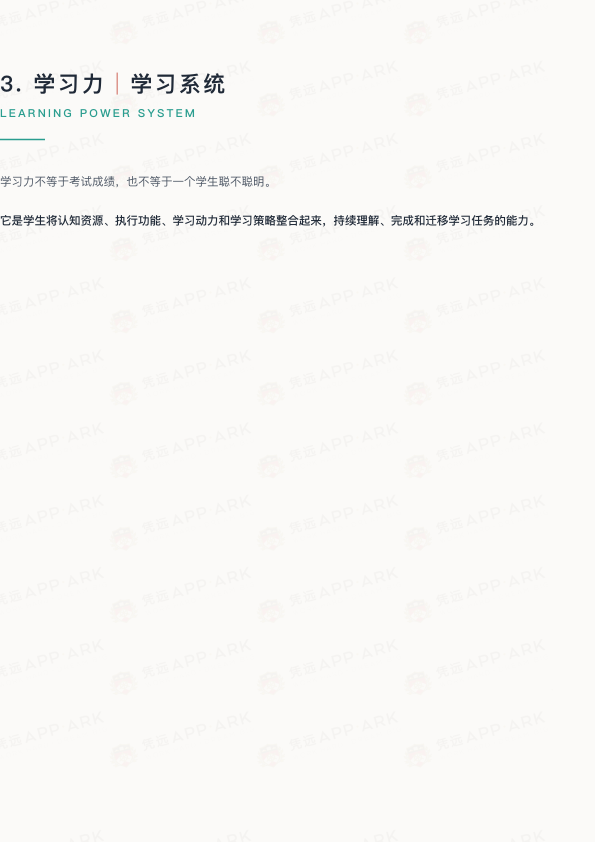
#> input picture tmp_pages/page_11.png, 1190 x 1683 px, found by its file name (shown at 1/2 size)
$ python test_extract_mindset.py
#> lines starting #> are read from the running program, lines starting #| are printed output that depends on the picture; after the words box and inside, x2 and y2 are one past the last pixel; in counts of white or black regions, pixels touching at a corner belong together
### gauge_processor.py
import cv2
import numpy as np
import math


class GaugeOCR:
    def __init__(self):
        self.center = None
        self.radius = None
        self.pointer_angle = None
        self.score = None

    def detect_circle(self, img):
        gray = cv2.cvtColor(img, cv2.COLOR_BGR2GRAY)
        blurred = cv2.GaussianBlur(gray, (5, 5), 0)
        _, binary = cv2.threshold(blurred, 0, 255, cv2.THRESH_BINARY_INV + cv2.THRESH_OTSU)

        contours, _ = cv2.findContours(binary, cv2.RETR_EXTERNAL, cv2.CHAIN_APPROX_SIMPLE)
        contours = sorted(contours, key=cv2.contourArea, reverse=True)

        if len(contours) < 2:
            self.center = (img.shape[1] // 2, img.shape[0] // 2)
            self.radius = min(img.shape[1], img.shape[0]) // 4
            return True

        gauge_contour = contours[0]
        ellipse = cv2.fitEllipse(gauge_contour)
        (cx, cy), (major_axis, minor_axis), angle = ellipse

        self.center = (int(cx), int(cy))
        self.radius = int(max(major_axis, minor_axis) / 2 * 0.85)

        print(f'  [调试] 检测到的仪表盘圆心: ({cx:.1f}, {cy:.1f}), 半径: {self.radius}')

        return True

    def extract_pointer(self, img):
        gray = cv2.cvtColor(img, cv2.COLOR_BGR2GRAY)
        blurred = cv2.GaussianBlur(gray, (5, 5), 0)
        _, binary = cv2.threshold(blurred, 0, 255, cv2.THRESH_BINARY_INV + cv2.THRESH_OTSU)

        contours, _ = cv2.findContours(binary, cv2.RETR_EXTERNAL, cv2.CHAIN_APPROX_SIMPLE)
        contours = sorted(contours, key=cv2.contourArea, reverse=True)

        pointer_contour = None
        min_area = self.radius * self.radius * 0.005
        max_area = self.radius * self.radius * 0.05

        for cnt in contours[1:]:
            area = cv2.contourArea(cnt)
            if min_area < area < max_area:
                pointer_contour = cnt
                break

        if pointer_contour is None:
            hsv = cv2.cvtColor(img, cv2.COLOR_BGR2HSV)
            lower_blue = np.array([100, 50, 50])
            upper_blue = np.array([130, 255, 255])
            mask_blue = cv2.inRange(hsv, lower_blue, upper_blue)

            lower_cyan = np.array([80, 50, 50])
            upper_cyan = np.array([100, 255, 255])
            mask_cyan = cv2.inRange(hsv, lower_cyan, upper_cyan)

            mask_pointer = cv2.bitwise_or(mask_blue, mask_cyan)

            kernel = np.ones((3, 3), np.uint8)
            mask_pointer = cv2.morphologyEx(mask_pointer, cv2.MORPH_OPEN, kernel)

            contours_p, _ = cv2.findContours(mask_pointer, cv2.RETR_EXTERNAL, cv2.CHAIN_APPROX_SIMPLE)
            if contours_p:
                pointer_contour = max(contours_p, key=cv2.contourArea)

        if pointer_contour is None:
            raise ValueError("无法检测到指针")

        M = cv2.moments(pointer_contour)
        if M["m00"] != 0:
            px = int(M["m10"] / M["m00"])
            py = int(M["m01"] / M["m00"])
        else:
            rect = cv2.boundingRect(pointer_contour)
            px = rect[0] + rect[2] // 2
            py = rect[1] + rect[3] // 2

        return (px, py)

    def calculate_angle(self, pointer_pos):
        if self.center is None or pointer_pos is None:
            return None

        dx = pointer_pos[0] - self.center[0]
        dy = pointer_pos[1] - self.center[1]

        raw_angle = math.degrees(math.atan2(-dy, dx))

        if raw_angle < 0:
            raw_angle += 360

        self.pointer_angle = raw_angle
        print(f'  [调试] 检测到的原始角度: {raw_angle:.2f}°, 端点: {pointer_pos}')
        return raw_angle

    def map_angle_to_score(self):
        if self.pointer_angle is None:
            return None

        angle = self.pointer_angle

        # 仪表盘是半圆形，0分在左边(180度)，50分在正上方(90度)，100分在右边(0度/360度)
        # atan2返回的角度：0度在右边，90度在上方，180度在左边，270度在下方
        # 但由于我们用了 -dy，所以角度是倒置的

        # 计算分数：从左边(180度)顺时针到右边(0度/360度)
        # 0分对应180度，100分对应0度/360度

        if 90 <= angle <= 180:
            # 从正上方(90度)到左边(180度)：0-50分
            score = 50 * (180 - angle) / 90
        elif 0 <= angle < 90:
            # 从正上方(90度)到右边(0度)：50-100分
            score = 50 + 50 * (90 - angle) / 90
        elif 270 <= angle <= 360:
            # 从右边(360度=0度)到... (处理边界)
            score = 50 + 50 * (90 - angle + 360) / 90
        else:
            score = 50

        score = max(0, min(100, score))
        self.score = round(score, 2)
        return self.score

    def process(self, image_path):
        img = cv2.imread(image_path)
        if img is None:
            raise ValueError(f"无法读取图片: {image_path}")

        success = self.detect_circle(img)
        if not success:
            raise ValueError("无法检测到仪表盘圆心")

        pointer_pos = self.extract_pointer(img)
        if pointer_pos is None:
            raise ValueError("无法提取指针位置")

        self.calculate_angle(pointer_pos)
        self.map_angle_to_score()

        return {
            'center': self.center,
            'radius': self.radius,
            'pointer_angle': self.pointer_angle,
            'score': self.score
        }


def extract_mindset_gauge(image_path):
    ocr = GaugeOCR()
    try:
        result = ocr.process(image_path)
#> in process, img is the input picture: shape (1683, 1190, 3); mean B, G, R 246, 247.9, 248.8
#> in detect_circle, `_, binary = cv2.threshold(blurred, 0, 255, cv2.THRESH_BINARY_INV + cv2..`:
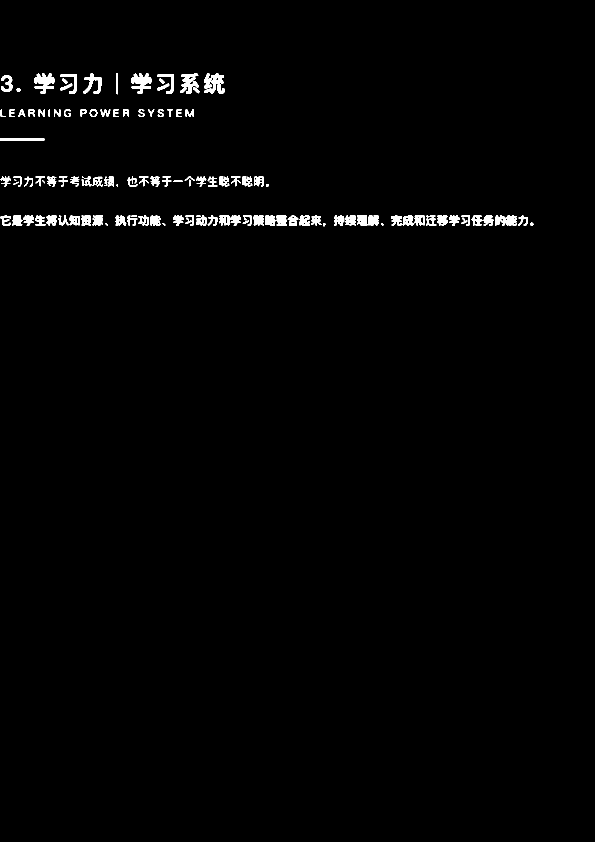
#> binary: shape (1683, 1190) (shown at 1/2 size); 1.2% white; 126 white regions (14 under 20 px)
#> in detect_circle, `contours, _ = cv2.findContours(binary, cv2.RETR_EXTERNAL, cv2.CHAIN_AP..`: contours = 126 contours, 19 with area under 20; largest, box (x1, y1, x2, y2) and area: (408, 146, 449, 187) 936, (69, 146, 109, 188) 844, (263, 146, 303, 188) 839, (360, 147, 398, 188) 740, (166, 146, 203, 188) 520
#> in detect_circle, `gauge_contour = contours[0]`: gauge_contour = contour of 155 points, box (x1, y1, x2, y2) (408, 146, 449, 187), area 936
#> in detect_circle, `ellipse = cv2.fitEllipse(gauge_contour)`: ellipse = ((427.9, 166.4), (38.82, 39.94), 31.17)
#> in detect_circle, `(cx, cy), (major_axis, minor_axis), angle = ellipse`: cx = 427.9; cy = 166.4; major_axis = 38.82; minor_axis = 39.94; angle = 31.17
#> in detect_circle, `self.center = (int(cx), int(cy))`: self.center = (427, 166)
#> in detect_circle, `self.radius = int(max(major_axis, minor_axis) / 2 * 0.85)`: self.radius = 16
#|   [调试] 检测到的仪表盘圆心: (427.9, 166.4), 半径: 16
#> in process, `success = self.detect_circle(img)`: success = True
#> in extract_pointer, `min_area = self.radius * self.radius * 0.005`: min_area = 1.28
#> in extract_pointer, `max_area = self.radius * self.radius * 0.05`: max_area = 12.8
#> the loop in extract_pointer, `for cnt in contours[1:]:` made 112 passes
#> area on passes 1 to 12: 844, 839, 739.5, 520.5, 364, 362, 361.5, 359, 340.5, 338.5, 335, 328
#> in extract_pointer, `M = cv2.moments(pointer_contour)`: M = moments, m00 12, centre m10/m00, m01/m00 = (764, 448)
#> in extract_pointer, `px = int(M["m10"] / M["m00"])`: px = 764
#> in extract_pointer, `py = int(M["m01"] / M["m00"])`: py = 448
#> in process, `pointer_pos = self.extract_pointer(img)`: pointer_pos = (764, 448)
#> in calculate_angle, `dx = pointer_pos[0] - self.center[0]`: dx = 337
#> in calculate_angle, `dy = pointer_pos[1] - self.center[1]`: dy = 282
#> in calculate_angle, `raw_angle = math.degrees(math.atan2(-dy, dx))`: raw_angle = -39.92
#> in calculate_angle, `raw_angle += 360`: raw_angle = 320.1
#|   [调试] 检测到的原始角度: 320.08°, 端点: (764, 448)
#> in map_angle_to_score, `score = 50 + 50 * (90 - angle + 360) / 90`: score = 122.2
#> in map_angle_to_score, `score = max(0, min(100, score))`: score = 100
#> result = {'center': (427, 166), 'radius': 16, 'pointer_angle': 320.1, 'score': 100}
        angle = result['pointer_angle']
#> angle = 320.1
        score = result['score']
#> score = 100

        print(f"  [仪表盘识别] 角度: {angle:.2f}°, 分数: {score:.2f}")
#|   [仪表盘识别] 角度: 320.08°, 分数: 100.00

        return result['score']
    except Exception as e:
        print(f"[仪表盘识别] 失败: {e}")
        return None


# [5 lines that do not run on import are left out]

### test_extract_mindset.py
import os
from pathlib import Path
from gauge_processor import extract_mindset_gauge

PROJECT_DIR = Path(__file__).resolve().parent
PAGES_DIR = PROJECT_DIR / "pages"

b4_page_dir = PAGES_DIR / "report_B4"
mindset_img = b4_page_dir / "page_11.png"

print("=== 思维模式仪表盘识别 ===")
print(f"图片路径: {mindset_img}")
print(f"图片存在: {mindset_img.exists()}")

if mindset_img.exists():
    mindset_value = extract_mindset_gauge(str(mindset_img))
#> mindset_value = 100
    print(f"\n思维模式分数: {mindset_value}")
#| 思维模式分数: 100

    hard_values = {}
    if mindset_value is not None:
        hard_values["059"] = f"{mindset_value:.1f}"
        print(f"已保存到 hard_values['059']: {hard_values['059']}")
#| 已保存到 hard_values['059']: 100.0
    else:
        print("识别失败，使用默认值")
else:
    print("图片不存在")

$ run again, with tmp_pages/page_0001.png copied over tmp_pages/page_11.png
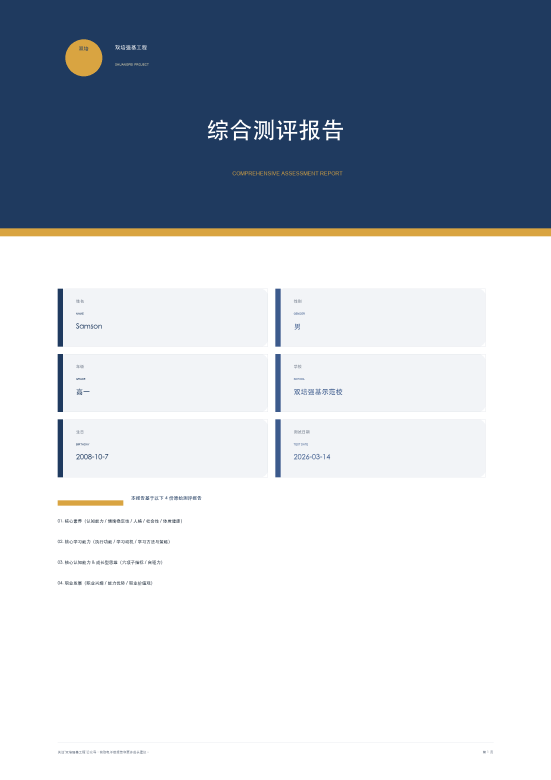
#> input picture tmp_pages/page_0001.png, 1653 x 2338 px, found by its file name (shown at 1/3 size)
#> in process, img is the input picture: shape (2338, 1653, 3); mean B, G, R 204, 193.9, 186.4
#> in detect_circle, `gray = cv2.cvtColor(img, cv2.COLOR_BGR2GRAY)`:
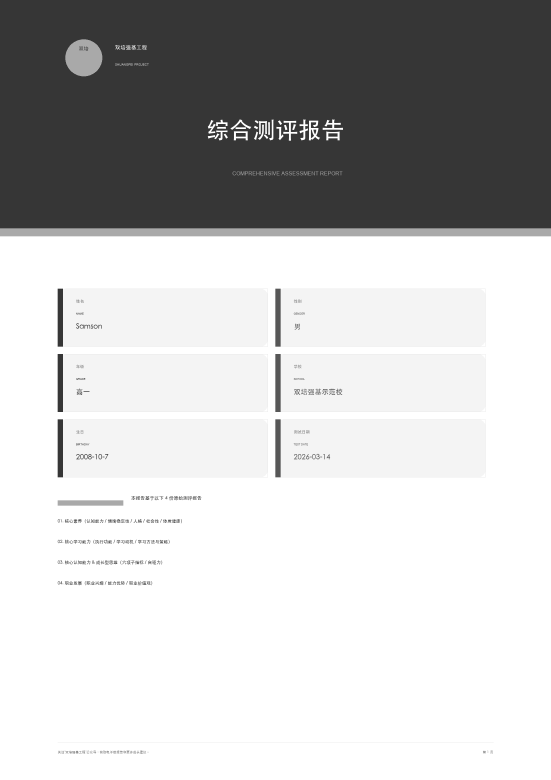
#> gray: shape (2338, 1653) (shown at 1/3 size); min 52, max 255, mean 192.8
#> in detect_circle, `_, binary = cv2.threshold(blurred, 0, 255, cv2.THRESH_BINARY_INV + cv2..`:
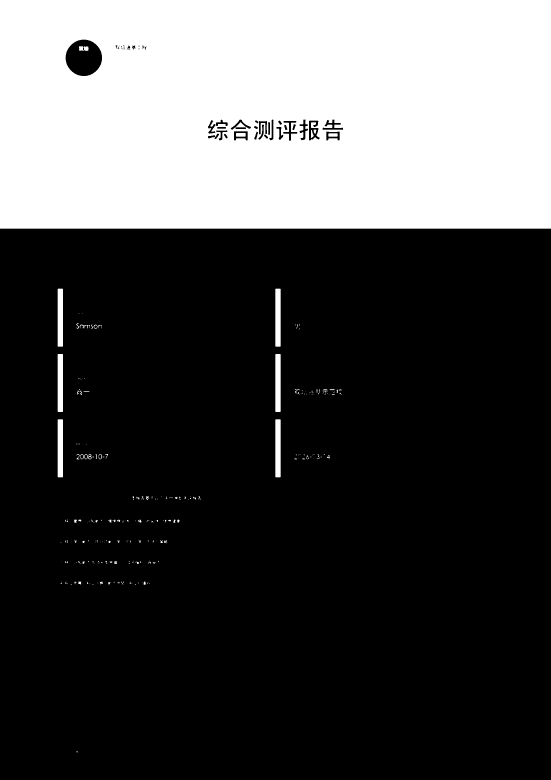
#> binary: shape (2338, 1653) (shown at 1/3 size); 29.4% white; 259 white regions (189 under 20 px)
#> contours = 254 contours, 216 with area under 20; largest, box (x1, y1, x2, y2) and area: (0, 0, 1653, 686) 1131620, (826, 1258, 842, 1432) 2593, (173, 1258, 189, 1432) 2593, (826, 1062, 842, 1236) 2593, (173, 1062, 189, 1236) 2593
#> gauge_contour = [[0, 0], [0, 685], [1652, 685], [1652, 0]]

$ run again, with tmp_pages/page_0002.png copied over tmp_pages/page_11.png
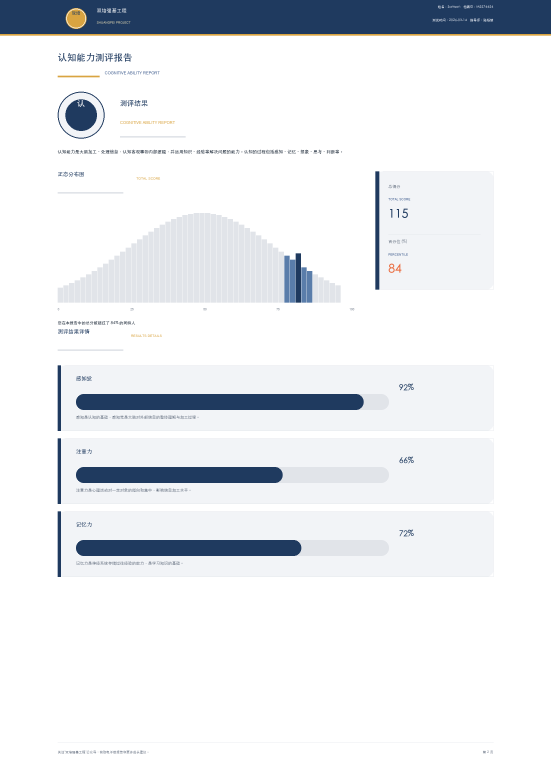
#> input picture tmp_pages/page_0002.png, 1653 x 2338 px, found by its file name (shown at 1/3 size)
#> in process, img is the input picture: shape (2338, 1653, 3); mean B, G, R 239.2, 235.8, 233.4
#> in detect_circle, `gray = cv2.cvtColor(img, cv2.COLOR_BGR2GRAY)`:
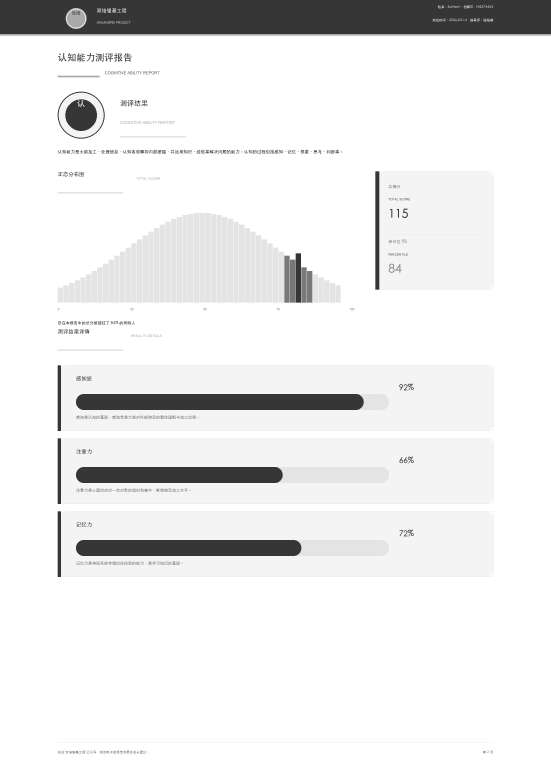
#> gray: shape (2338, 1653) (shown at 1/3 size); min 52, max 255, mean 235.6
#> in detect_circle, `_, binary = cv2.threshold(blurred, 0, 255, cv2.THRESH_BINARY_INV + cv2..`:
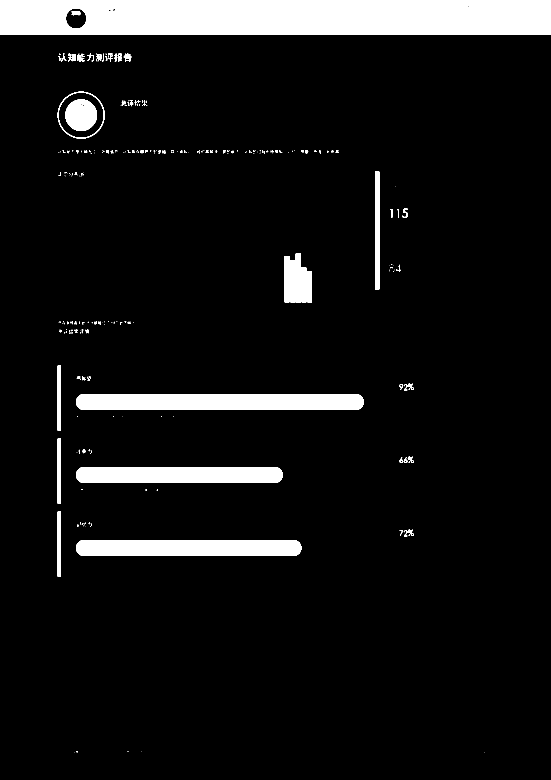
#> binary: shape (2338, 1653) (shown at 1/3 size); 7.9% white; 283 white regions (195 under 20 px)
#> contours = 281 contours, 211 with area under 20; largest, box (x1, y1, x2, y2) and area: (0, 0, 1653, 103) 168504, (228, 1182, 1091, 1230) 40070, (228, 1620, 904, 1668) 31281, (228, 1401, 848, 1449) 28649, (173, 275, 314, 416) 15398
#> gauge_contour = [[0, 0], [0, 102], [1652, 102], [1652, 0]]

$ run again, with tmp_pages/page_0003.png copied over tmp_pages/page_11.png
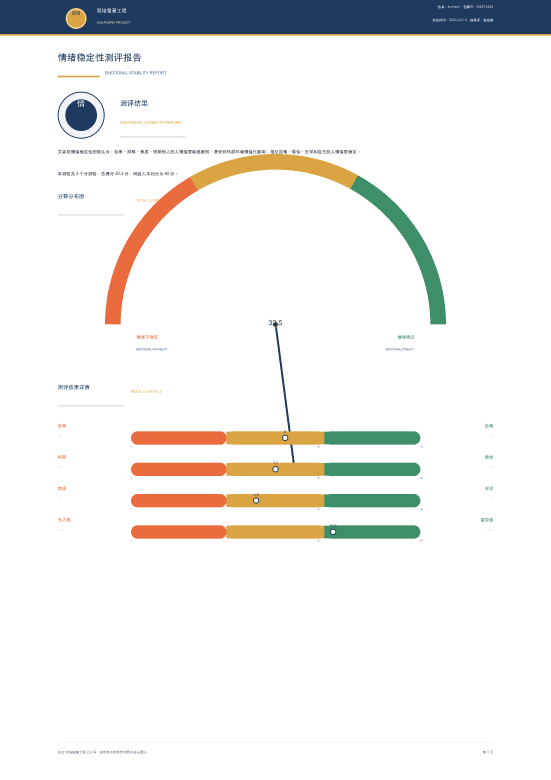
#> input picture tmp_pages/page_0003.png, 1653 x 2338 px, found by its file name (shown at 1/3 size)
#> in process, img is the input picture: shape (2338, 1653, 3); mean B, G, R 237.1, 238.9, 239.5
#> in detect_circle, `gray = cv2.cvtColor(img, cv2.COLOR_BGR2GRAY)`:
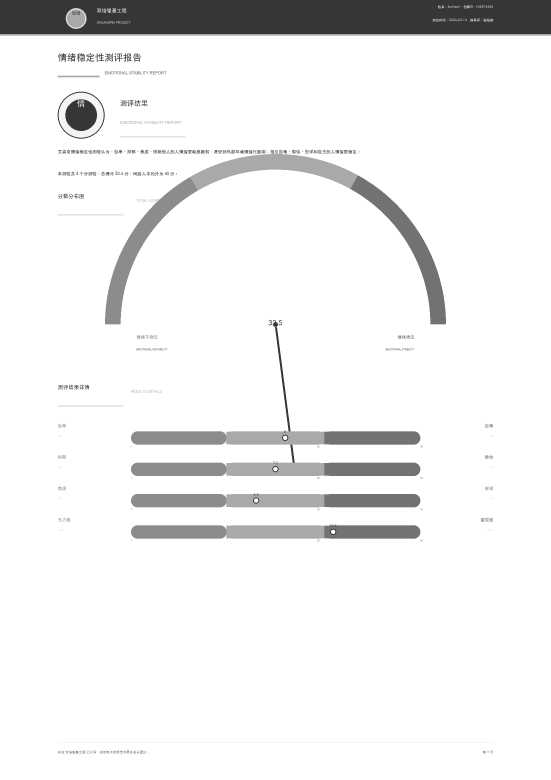
#> gray: shape (2338, 1653) (shown at 1/3 size); min 52, max 255, mean 238.9
#> in detect_circle, `_, binary = cv2.threshold(blurred, 0, 255, cv2.THRESH_BINARY_INV + cv2..`:
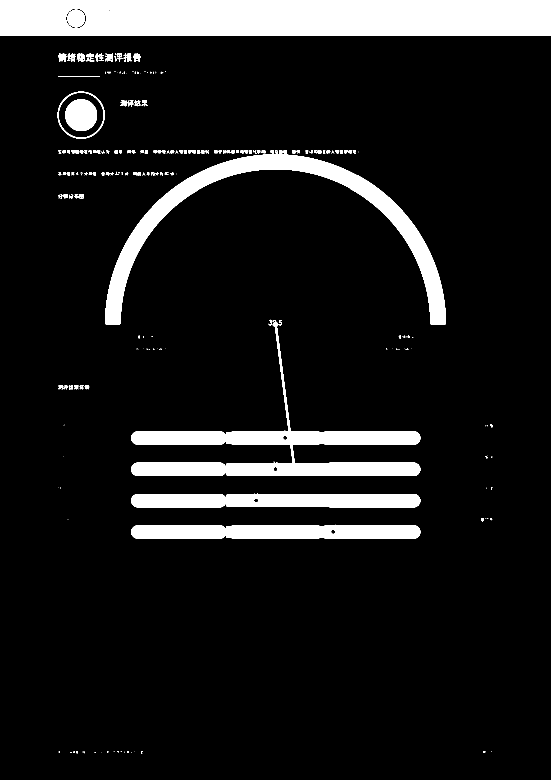
#> binary: shape (2338, 1653) (shown at 1/3 size); 10.4% white; 247 white regions (112 under 20 px)
#> contours = 245 contours, 137 with area under 20; largest, box (x1, y1, x2, y2) and area: (0, 0, 1653, 106) 173460, (315, 463, 1338, 973) 68924, (393, 960, 1261, 1428) 67430, (393, 1480, 1261, 1522) 32634, (393, 1574, 1261, 1616) 32632
#> gauge_contour = [[0, 0], [0, 105], [1652, 105], [1652, 0]]
